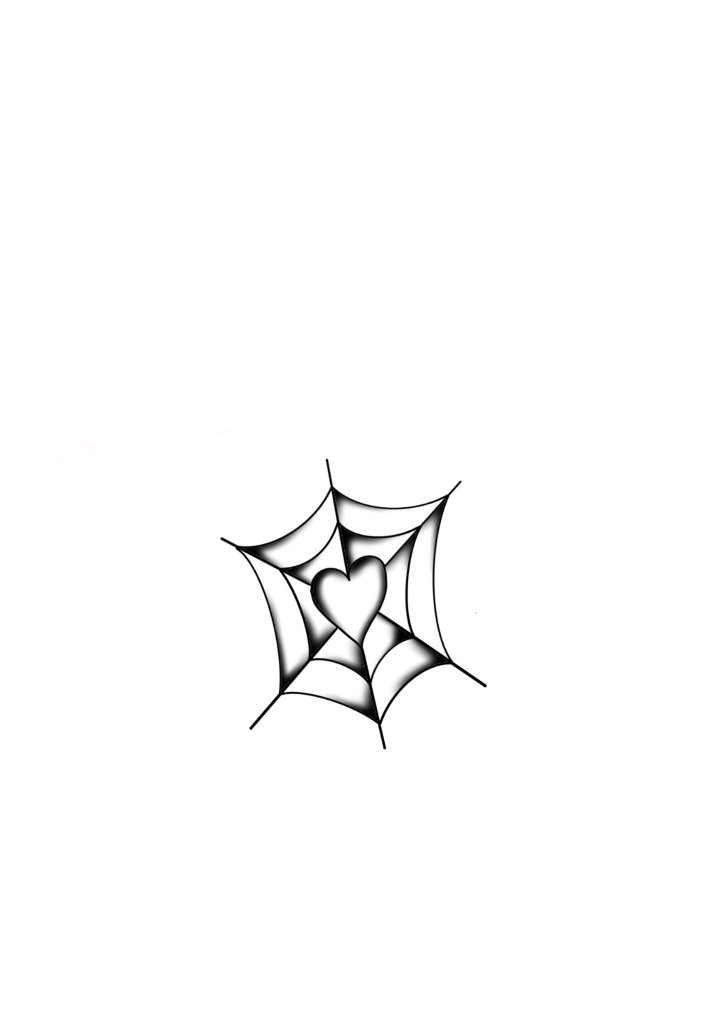
#> input picture Tatouages pour fond d'ecran/IMG-20251210-WA0000.jpg, 1423 x 2048 px (shown at 1/2 size)
$ python make_collage.py
#> lines starting #> are read from the running program, lines starting #| are printed output that depends on the picture
from PIL import Image
import os
import random
import glob

# Configuration
IMAGE_DIR = r"C:\Users\oolli\.gemini\antigravity\scratch\quimp-tattoo-shop\Tatouages pour fond d'ecran"
OUTPUT_PATH = r"C:\Users\oolli\.gemini\antigravity\scratch\quimp-tattoo-shop\collage_base.png"
CANVAS_SIZE = (2048, 2048)
BG_COLOR = (26, 26, 26) # #1a1a1a

def create_collage():
    # Find images
    image_paths = glob.glob(os.path.join(IMAGE_DIR, "*.jpg")) + glob.glob(os.path.join(IMAGE_DIR, "*.png"))
    if not image_paths:
        print("No images found!")
        return

    print(f"Found {len(image_paths)} images.")

    # Create canvas
    canvas = Image.new('RGB', CANVAS_SIZE, BG_COLOR)
#> canvas: PIL image 2048x2048 RGB; every value is 26

    # Calculate grid or layout
    # For 7 images, let's try a scattered look or a 3x3 grid with empty spots
    # Better: a dense packing.

    positions = [
        (100, 100), (800, 100), (1500, 100),
        (300, 800), (1200, 800),
        (100, 1500), (900, 1500)
    ]

    # Resize and paste
    for i, img_path in enumerate(image_paths):
        try:
            img = Image.open(img_path)
#> img is the input picture: PIL image 1423x2048 RGB; mean R, G, B 252, 252, 252
            # Remove background if possible? These are JPGs, likely have white bg.
            # We assume the user wants the content.
            # Convert to RGBA
            img = img.convert("RGBA")
#> img: PIL image 1423x2048 RGBA

            # Smart resize: keep aspect ratio, fit in 600x600 box
            img.thumbnail((600, 600))
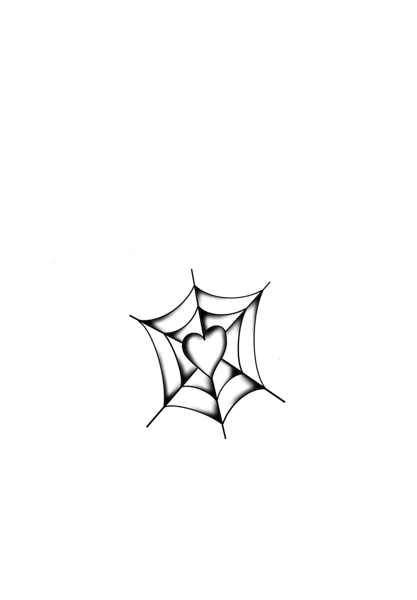
#> img: PIL image 417x600 RGBA; mean R, G, B, A 251.9, 251.9, 251.9, 255

            # Position
            pos = positions[i % len(positions)]

            # Add some randomness
            angle = random.randint(-15, 15)
            img = img.rotate(angle, expand=True, resample=Image.BICUBIC)
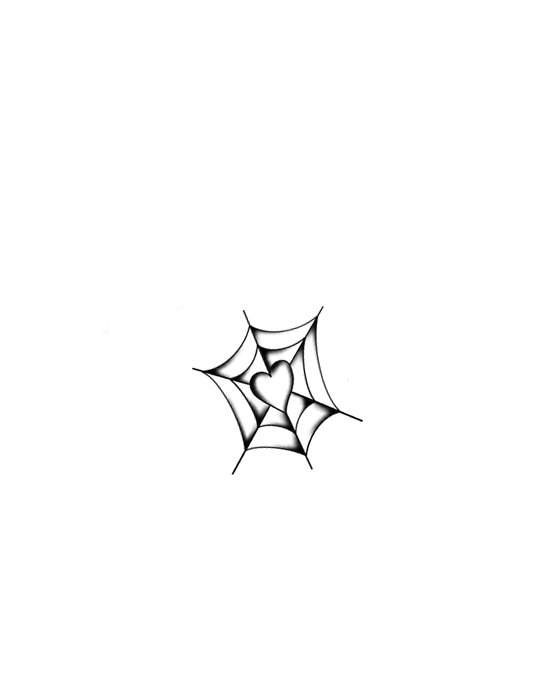
#> img: PIL image 533x674 RGBA; mean R, G, B, A 175.4, 175.4, 175.4, 177.6; transparent parts drawn white

            # Simple blending: if white bg, make it transparent?
            # Assuming the images are sketches on white.
            # Let's try to multiply blend manually or just paste for now.
            # Actually, generate_image will handle the "style", I just need the layout.
            # So pasting as is (even with white bg) is fine, the prompt will say "gold on dark".

            # Center of the slot
            offset_x = pos[0] + random.randint(-50, 50)
            offset_y = pos[1] + random.randint(-50, 50)

            # Paste (using alpha channel as mask if exists)
            canvas.paste(img, (offset_x, offset_y), img)
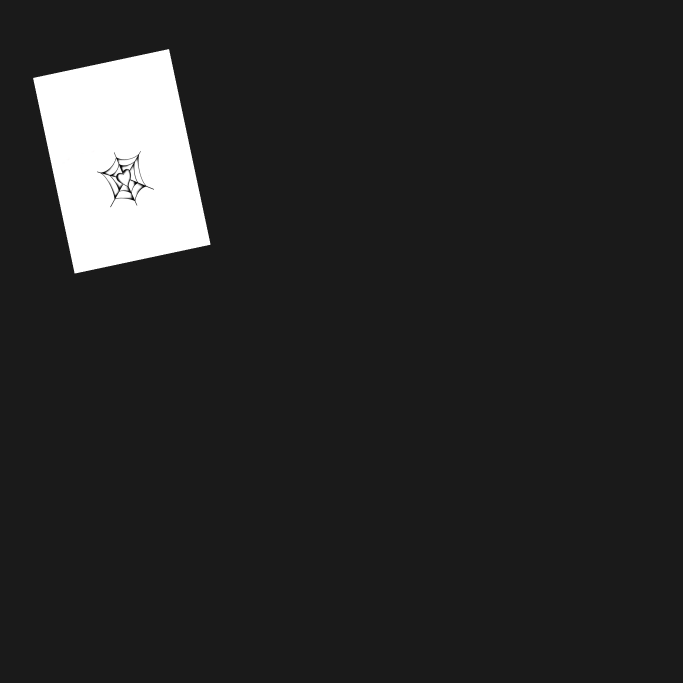
#> canvas: PIL image 2048x2048 RGB (shown at 1/3 size); mean R, G, B 39.5, 39.5, 39.5

        except Exception as e:
            print(f"Error processing {img_path}: {e}")
#> pass 2 of the loop in create_collage, `for i, img_path in enumerate(image_paths):`:
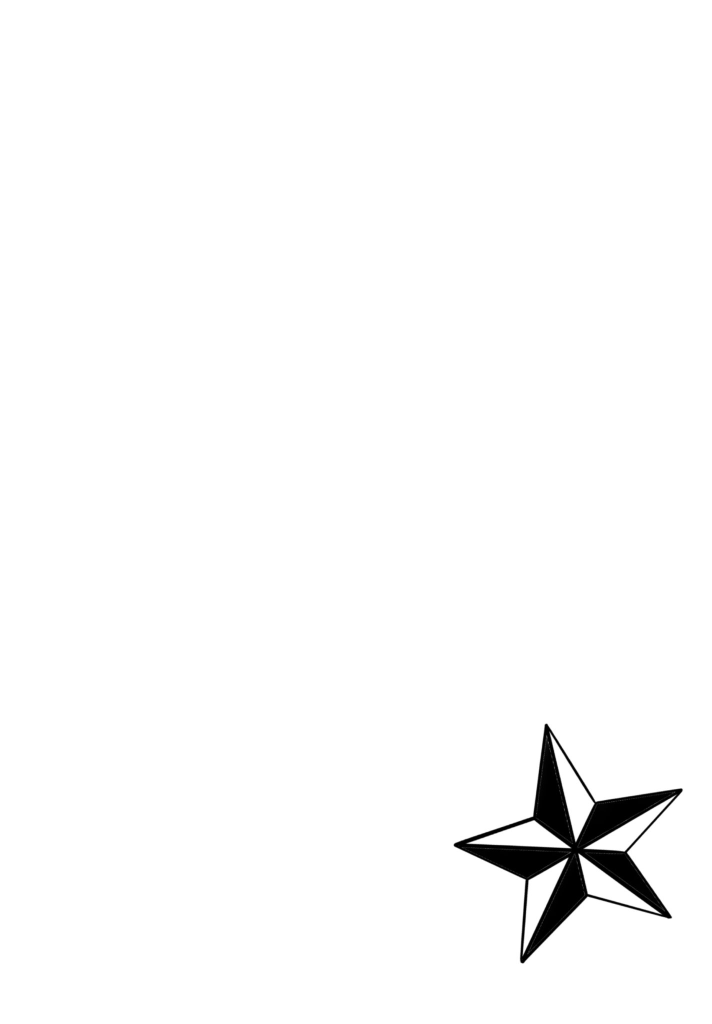
#> input picture Tatouages pour fond d'ecran/IMG-20251210-WA0001.jpg, 1423 x 2048 px (shown at 1/2 size)
#> in create_collage, img is the input picture: PIL image 1423x2048 RGB; min 0, max 255, mean 250.7
#> in create_collage, `img = img.rotate(angle, expand=True, resample=Image.BICUBIC)`:
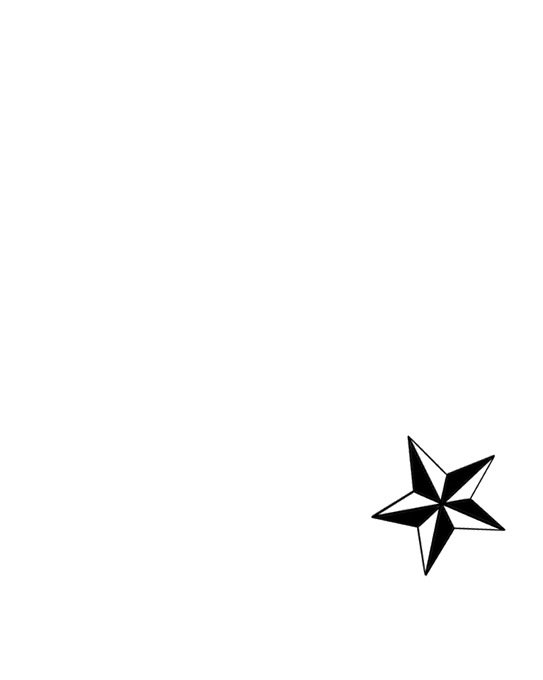
#> img: PIL image 543x680 RGBA; mean R, G, B, A 169.8, 169.8, 169.8, 172.8; transparent parts drawn white
#> in create_collage, `canvas.paste(img, (offset_x, offset_y), img)`:
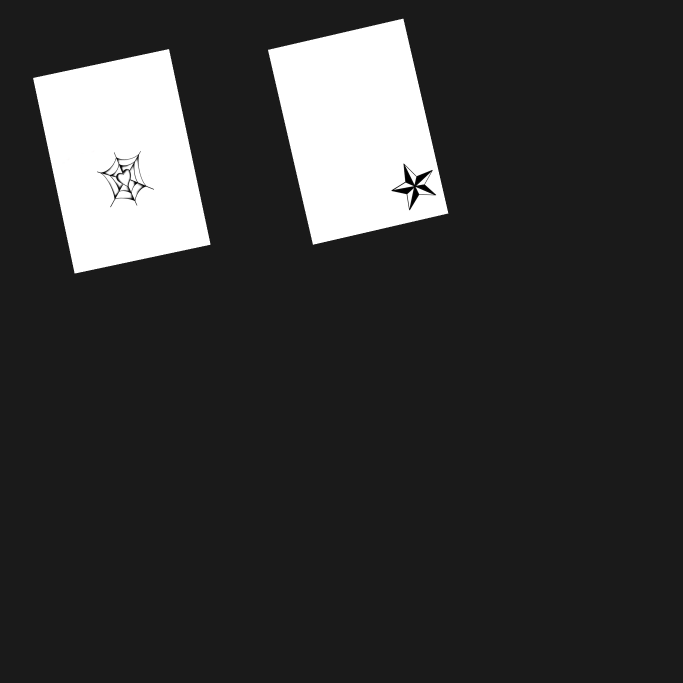
#> canvas: PIL image 2048x2048 RGB (shown at 1/3 size); mean R, G, B 52.9, 52.9, 52.9
#> pass 3 of the loop in create_collage, `for i, img_path in enumerate(image_paths):`:
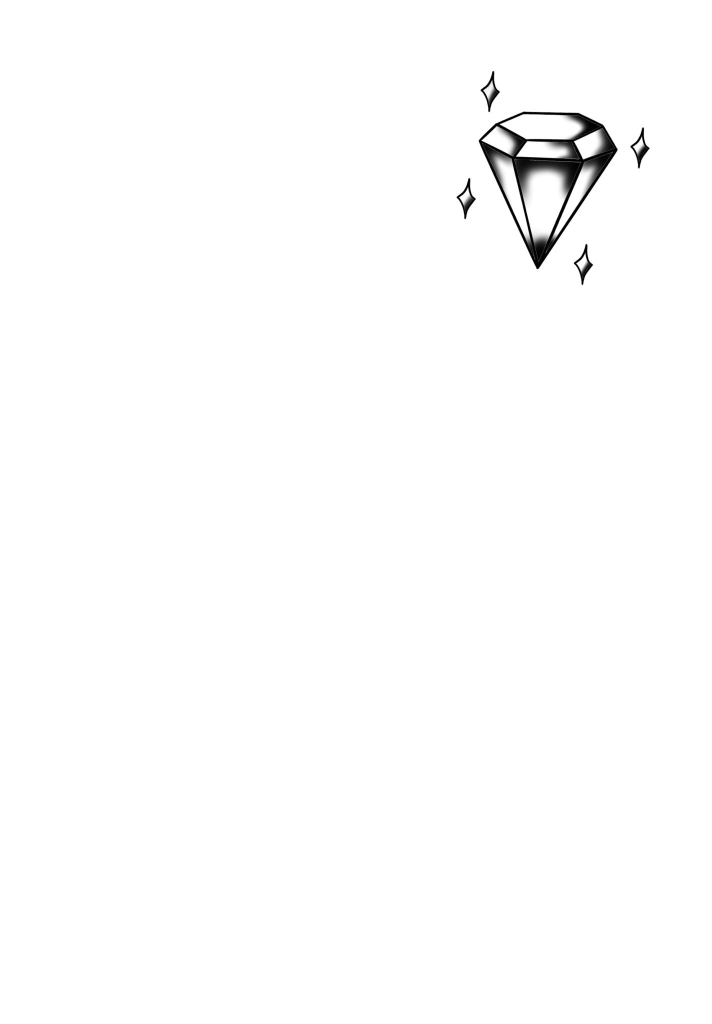
#> input picture Tatouages pour fond d'ecran/IMG-20251210-WA0002.jpg, 1423 x 2048 px (shown at 1/2 size)
#> in create_collage, img is the input picture: PIL image 1423x2048 RGB; min 0, max 255, mean 253
#> in create_collage, `img = img.rotate(angle, expand=True, resample=Image.BICUBIC)`:
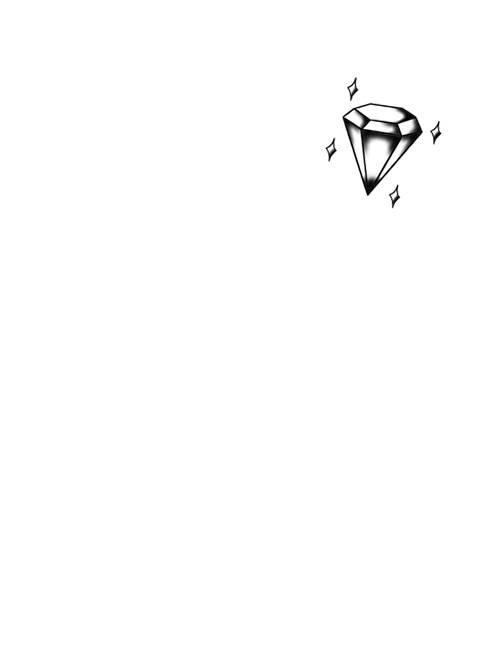
#> img: PIL image 489x648 RGBA; mean R, G, B, A 199.7, 199.7, 199.7, 201.3; transparent parts drawn white
#> in create_collage, `canvas.paste(img, (offset_x, offset_y), img)`:
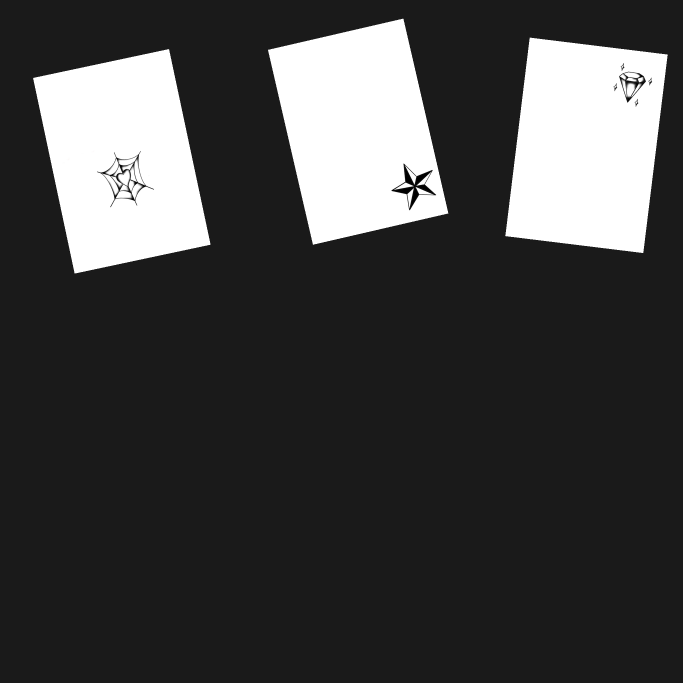
#> canvas: PIL image 2048x2048 RGB (shown at 1/3 size); mean R, G, B 66.4, 66.4, 66.4

    canvas.save(OUTPUT_PATH)
    print(f"Collage saved to {OUTPUT_PATH}")

if __name__ == "__main__":
    create_collage()
